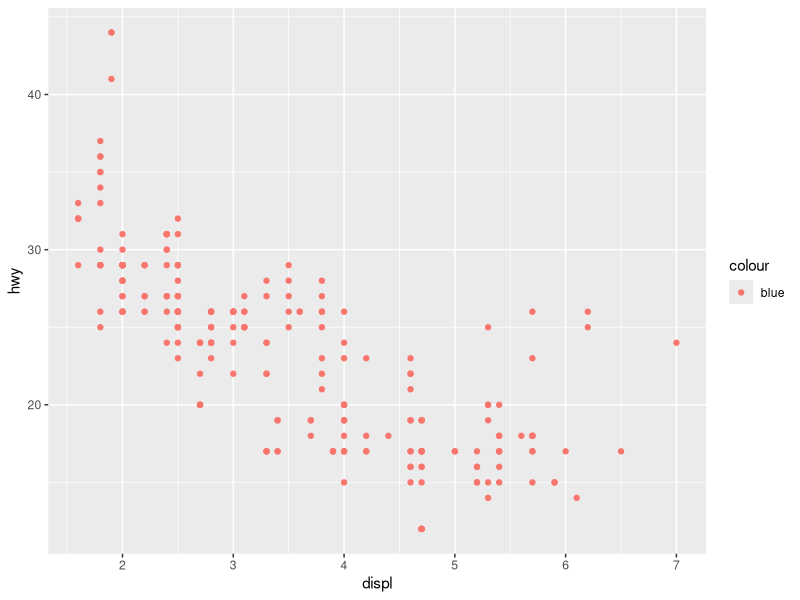

The R script that drew this image:
## ---- chunk 1
knitr::opts_chunk$set(
  collapse = TRUE, 
  out.width = "60%", out.height = "60%",
  fig.retina = 2
)
## ---- chunk 2
library(ggplot2)
## ---- chunk 3
ggplot(data = mpg) + 
  geom_point(mapping = aes(x = displ, y = hwy, color = "blue"))
